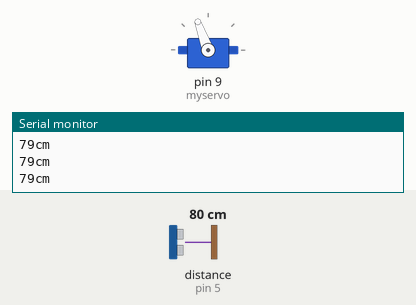
Recording of a sketch running on a simulated Arduino Uno, built with avr-gcc and run on an emulated ATmega328P. On the bench: servo, the last lines printed to the serial monitor. Wiring (inferred from the names in the program): ultrasonic range finder: trigger pin 6; echo pin 5. The test bench sets the inputs (shaded band); at power-on: distance to the obstacle (sensor on pin 5) 80 cm. The echo pulse lasts 58.3 µs per cm.

Above: at 1.2 s.
1.3 s: distance to the obstacle (sensor on pin 5) set to 96 cm
2.8 s: distance to the obstacle (sensor on pin 5) set to 105 cm
At 3.6 s:
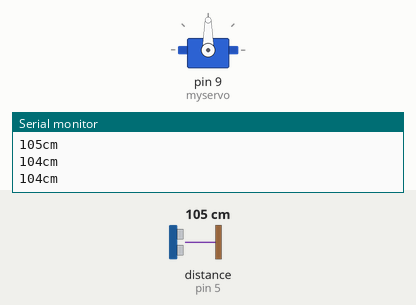
4.3 s: distance to the obstacle (sensor on pin 5) set to 2 cm
At 5.2 s:
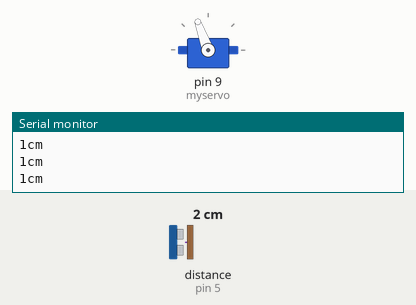
5.8 s: distance to the obstacle (sensor on pin 5) set to 120 cm
At 6.9 s:
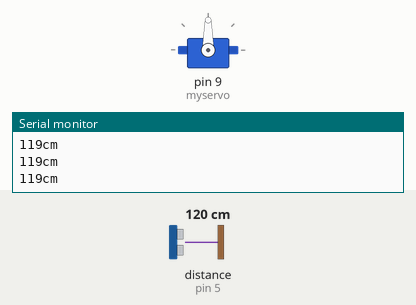
Timing chart, 0 to 8.3 s (numbered marks = the images above; inputs shaded):
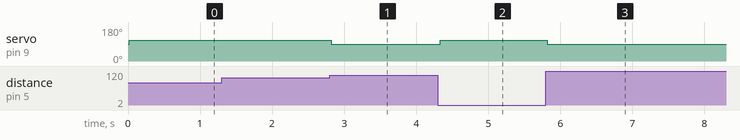

Measured:
- the behaviour switches between 100 and 101 cm on distance to the obstacle (sensor on pin 5) (found by bisection; images 0 and 1)
- after the input at 2.8 s, servo on pin 9 (myservo): 110° → 90° at once
- after the input at 4.3 s, servo on pin 9 (myservo): 90° → 110° at once
- after the input at 5.8 s, servo on pin 9 (myservo): 110° → 90° at once

The sketch:

Sistema_de_direccionamiento-kiki.ino
```cpp
#include <Servo.h>
Servo myservo;
const int trig= 6;
const int eco=5;
void setup()
{
Serial.begin(9600);
pinMode(trig, OUTPUT);
pinMode(eco, INPUT);
digitalWrite(trig, LOW);
myservo.write(90);
myservo.attach(9);
}

void loop()
{
long t;
long d;
digitalWrite (trig, HIGH);
delayMicroseconds(10);
digitalWrite (trig, LOW);
t=pulseIn(eco,HIGH);
d=t/2/29.1;
Serial.print(d);
Serial.print ("cm");
Serial.println();
delay(10);
 if ((d<100))
  {
    myservo.write(110);
    delay (200);
  }
  else
  {
    myservo.write(90);
    delay (200);
  }
}
```
